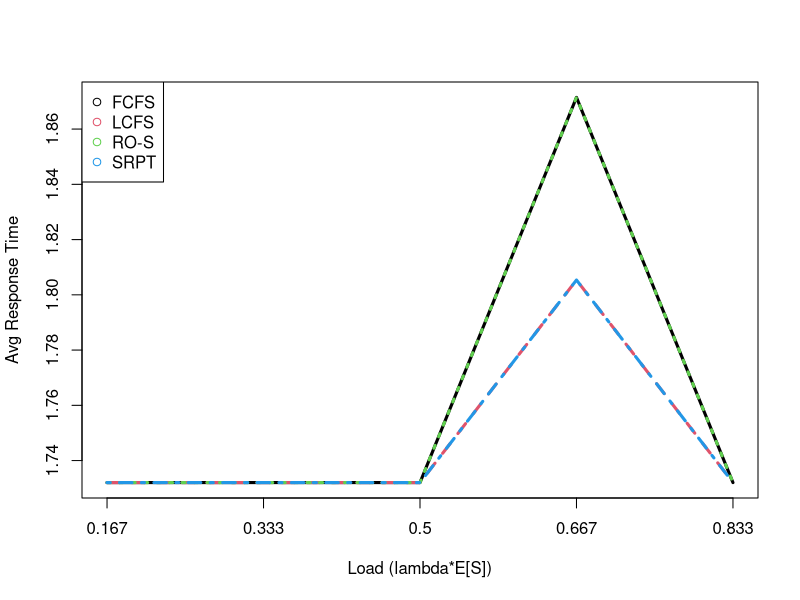
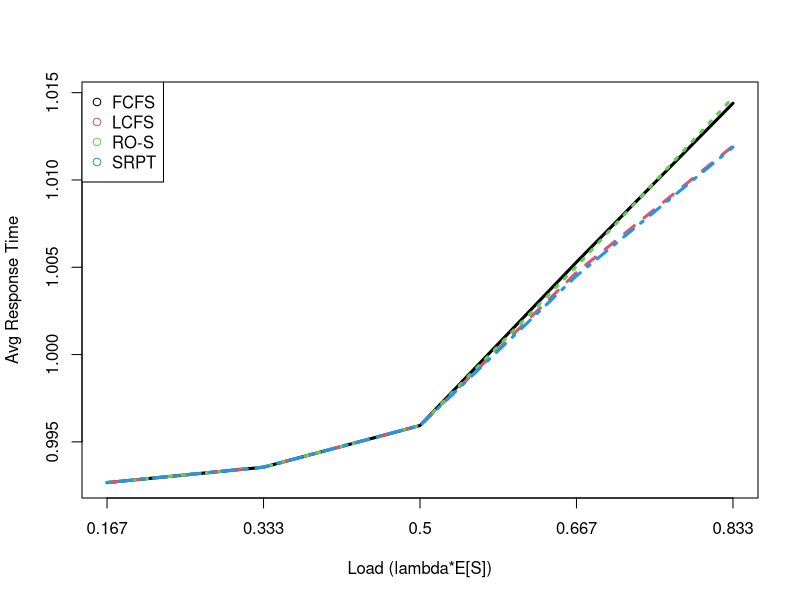
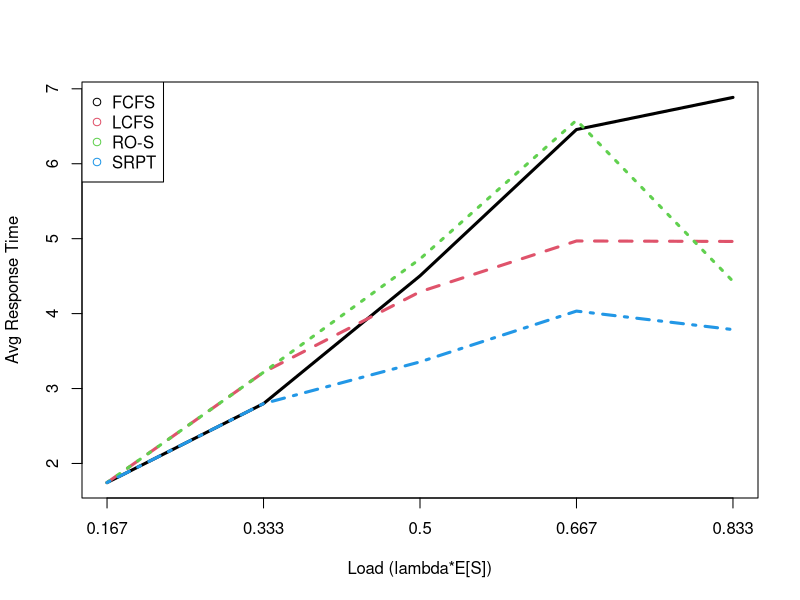
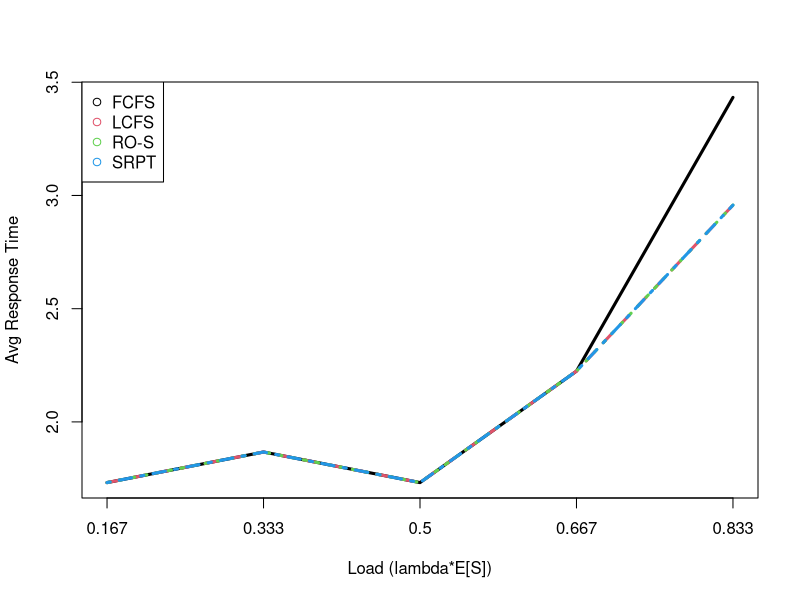
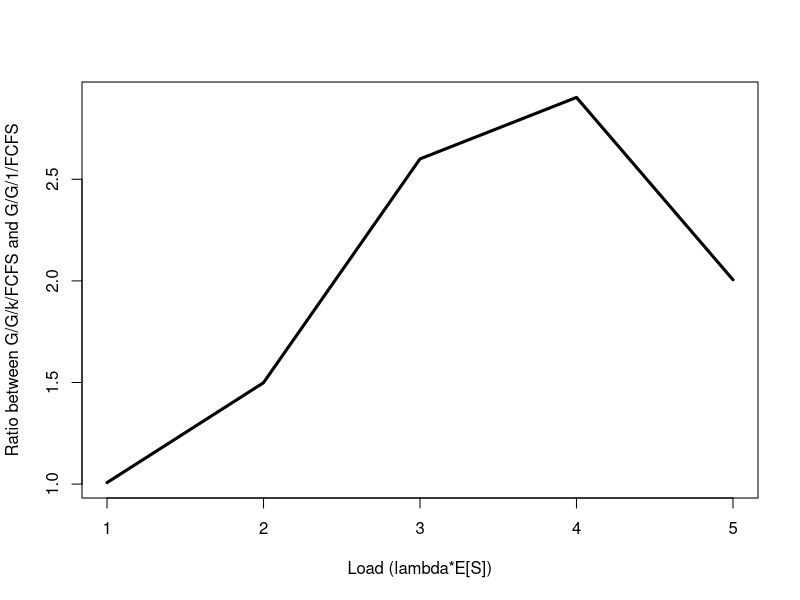

The R source for these figures, in order:
## ---- chunk 1
knitr::opts_chunk$set(echo = TRUE)

# This function plot the average response time of a M/G/1 queue for various scheduling disciplines.
# As input, it takes the number of servers (k), their job service times (Service) with their mean value (ES)
plot_response_times <- function(k, Service, ES){
  
  debug=0;
  scheduling_disciplines = c(1:4); # 'FCFS'=1,'LCFS'=2,'RO-S'=3,'SRPT'=4
  num_arrival_rates=5;
  lambdas = (1/ES) * c(1:num_arrival_rates)/(num_arrival_rates+1) ; # arrival rates
  
  # Matrix of average response times for all disciplines and arrival rates
  R_time <- matrix(0, nrow = length(scheduling_disciplines), ncol = length(lambdas));
  rownames(R_time) <- c("FCFS","LCFS","RO-S","SRPT");
  colnames(R_time) <- paste("rho=", round(lambdas*ES, digits = 3), sep = "");
  
  cnt=0;
  for (lambda in lambdas)
  {
    cnt=cnt+1;
    # Let's assume a Poisson process coming in, otherwise change the next line
    Arrival= cumsum(rexp(n=N, rate = lambda)); # Arrival times
    
    for (scheduling_discipline in scheduling_disciplines)
    {
      t = 0; # simulation time
      Remaining = rep(N, x=NA);    # Remaining service times of each job
      Completion = rep(N, x=NA);   # Completion time of each job
      
      AvgJobs = 0;
      CurrentTask = rep(k, x=NA); # Current task of each servers
      NextArrival = 1;
      while (TRUE) {
        
        if (debug==1){
          print("*********************");
          print(paste("Scheduling discipline = ",scheduling_discipline));
          print(Arrival);
          print(Service);
          print(Remaining);
          
        }
        
        dtA = NA;
        dtC = rep(k, x=NA);
        if(length(Arrival[Arrival>t])>0) { # if an arrival exists after t
          dtA = head(Arrival[Arrival>t],n=1)-t ; # time to next arrival
        }
        
        for (i in 1:k) {
          if(!is.na(CurrentTask[i])) { # if a task is running
            dtC[i] = Remaining[CurrentTask[i]]; # time to next completion
          } 
        }
        
        if(is.na(dtA) & all(is.na(dtC))) {
          break; # no more arrivals and no more completions
        } 
        
        minDtc = pmin(dtC,na.rm=T); # minimum time to completion between all servers
        dt = min(dtA,minDtc,na.rm=T); # time to next event
        
        # update system variables
        t = t + dt;
        AvgJobs=AvgJobs+dt*sum(!is.na(Remaining));
        
        if (debug==1){
          print(paste("Sim. time:", t));
          print(paste("# of jobs arrived: ", NextArrival));
        }
        # Job arrival
        
        if((NextArrival <=N) & (Arrival[NextArrival] == t)) { 
          Remaining[NextArrival] = Service[NextArrival];
          NextArrival = NextArrival + 1;
        }
        
        
        
        # Job departure
        for (i in 1:k) {
          if(!is.na(CurrentTask[i])) {
            Remaining[CurrentTask[i]] = Remaining[CurrentTask[i]] - dt ;
            if(Remaining[CurrentTask[i]] <= 0) {
              # CurrentTask completed
              Completion[CurrentTask[i]] = t;
              Remaining[CurrentTask[i]] = NA;
              CurrentTask[i] = NA;
            }
          } 
        }
        
        # Scheduling discipline
        WaitingListWithCurrentTask=(1:NextArrival)[!is.na(Remaining)]; # jobs that are waiting or running in the servers 
        WaitingList = WaitingListWithCurrentTask[!WaitingListWithCurrentTask %in% CurrentTask]; # jobs that are waiting in the buffer
        
        if(length(WaitingList)>0) {
          
          # FCFS
          if (scheduling_discipline==1){
            for (i in 1:k) {
              if (is.na(CurrentTask[i])) {
                CurrentTask[i] = head(WaitingList,n=1);
                break;
              }
            }
            
          }
          
          # LCFS
          if (scheduling_discipline==2){
            # We implement the non-preemptive version of LCFS: jobs are never killed/resumed
            for (i in 1:k) {
              if(is.na(CurrentTask[i])) {
                # here, a task is not running, so we find a new job to serve
                CurrentTask[i] = tail(WaitingList,n=1);
                break;
              } 
            }
          }
          
          # ROS: Random Order of Service
          if (scheduling_discipline==3){
            for (i in 1:k) {
              if(is.na(CurrentTask[i])) {
                # here, a task is not running, so we find a new job to serve
                if (length(WaitingList)>1) {
                  CurrentTask[i] = sample(WaitingList,size=1);
                } else{
                  CurrentTask[i] = WaitingList;
                }
                break;
              } 
            }
          }
          
          # SRPT: Shortest Remaining Processing Time
          if (scheduling_discipline==4){
            for (i in 1:k) {
              if(is.na(CurrentTask[i])) {
                # here, a task is not running, so we find a new job to serve
                if (length(WaitingList)>1) {
                  CurrentTask[i] = WaitingList[which.min(Remaining[WaitingList])];
                } else{
                  CurrentTask[i] = WaitingList;
                }
                break;
              } 
            }
          }
          
        }
        
        if (debug==1){
          print(CurrentTask)
          readline(prompt="Press [enter] to proceed")
        }
        
      } # while
      
      ResponseTime = mean(Completion-Arrival); #average response time
      AvgJobs=AvgJobs/(tail(Completion,n=1)-Arrival[1]); # average number of jobs in the system
      
      # Simulation completed. Let's verify Little law: N=lambda*R
      r_names=rownames(R_time)
      cat(paste("Sim. ",r_names[scheduling_discipline],"(rho=",round(lambda*ES,digits = 2),") completed."));
      cat(paste(" Little law verification: ", round(AvgJobs,digits = 4), "=N=lambda*R=", round(lambda*ResponseTime,digits = 4),"\n"));
      
      R_time[scheduling_discipline,cnt]=ResponseTime;
      
    } # loop scheduling discipline
    
  } # loop lambda
  
  cat("\nResponse time matrix:\n")
  print(R_time)
  
  matplot(t(R_time), type = "l", xlab="Load (lambda*E[S])", ylab="Avg Response Time", xaxt = "n", lwd = 3);
  legend("topleft", legend = rownames(R_time), col=1:4, pch=1);
  axis(side=1,at=1:ncol(R_time),labels=round(lambdas*ES, digits=3));
  
  return(R_time);
} # end function

## ---- chunk 2
knitr::opts_chunk$set(echo = FALSE)

set.seed(11); # Set seed for reproducibility
N = 10; # number of jobs to simulate;
k = 3; # number of servers
mu=1;
Service=rexp(N,rate=mu); # Service times for the G/G/k/FCFS queue
plot_response_times(k, Service, 1/mu);

## ---- chunk 3
knitr::opts_chunk$set(echo = FALSE)

set.seed(11); # Set seed for reproducibility
N = 2e3; # number of jobs to simulate;
k = 3; # number of servers
mu=1;
Service=rexp(N,rate=mu); # Service times for the G/G/k/FCFS queue
plot_response_times(k, Service, 1/mu);

## ---- chunk 4
knitr::opts_chunk$set(echo = FALSE)

set.seed(11); # Set seed for reproducibility
N = 10; # number of jobs to simulate;
k=5
Service=rexp(N,rate=mu); # Service times for the G/G/k/FCFS queue

response_timesGGk = plot_response_times(1, Service, 1/mu);

response_timesGG1 = plot_response_times(1, Service, 1/mu*k);

## ---- chunk 5
# plot the ratio between the average response time obtained by a G/G/k/FCFS queue and the average response time obtained by a G/G/1/FCFS queue with a server that operates at speed k

# By the first line of the matrix we can see the average response time for the different scheduling disciplines for the G/G/k/FCFS queue
ratio = response_timesGGk[1,]/response_timesGG1[1,]

plot(ratio, type = "l", xlab="Load (lambda*E[S])", ylab="Ratio between G/G/k/FCFS and G/G/1/FCFS", lwd = 3);

